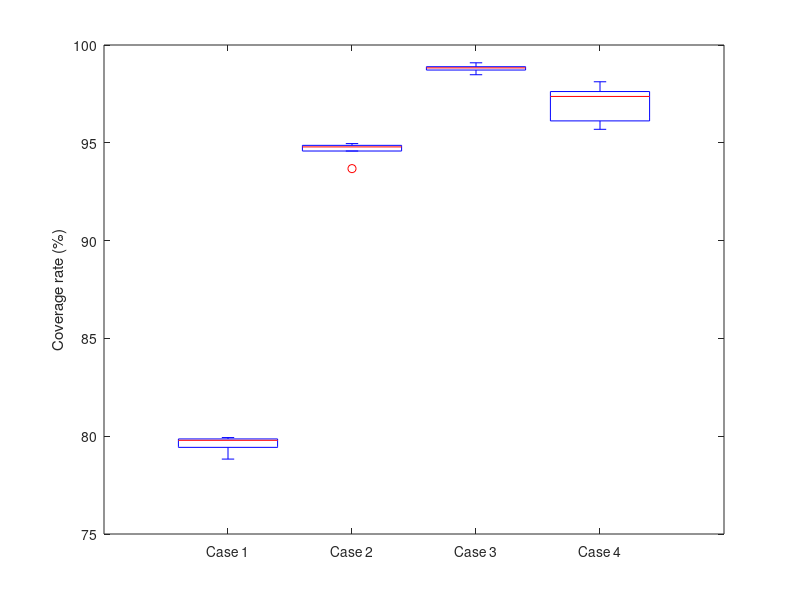

This figure's MATLAB source:
% y.case1 is case 1
% y.case2 is case 2
% y.case3 is case 3
% y.case4 is case 4
close all;
clear;
clc;

%% Initialization 
% x  = 1:5;
% % case1 result
% for i = 1:numel(x)
%    name = ['./area_coverage/case 1/case1_', num2str(i), '.mat']; 
%    load(name, 'BestCost', 'it');
%    y.case_1(1,i) = BestCost(it);
% end
% clear i name BestCost it;
% 
% % case2 result
% for i = 1:numel(x)
%    name = ['./area_coverage/case 2/case2_', num2str(i), '.mat']; 
%    load(name, 'BestCost', 'it');
%    y.case_2(1,i) = BestCost(it);
% end
% clear i name BestCost it;
% 
% % case3 result
% for i = 1:numel(x)
%    name = ['./area_coverage/case 3/case3_', num2str(i), '.mat']; 
%    load(name, 'BestCost', 'it');
%    y.case_3(1,i) = BestCost(it);
% end
% clear i name BestCost it;
% 
% % case4 result
% for i = 1:numel(x)
%    name = ['./area_coverage/case 4/case4_', num2str(i), '.mat']; 
%    load(name, 'BestCost', 'it');
%    y.case_4(1,i) = BestCost(it);
% end
% clear i name BestCost it;

%% Results illustration
load("./zResult matrixes/area.mat");

%%
% Boxplot
figure;

colors = ['y', 'r', 'c', 'b'];
boxplot([(y.case_1(1,:))' (y.case_2(1,:))' (y.case_3(1,:))' (y.case_4(1,:))']*100);
h = findobj(gca,'Tag','Box');
for j=1:length(h)
    patch(get(h(j),'XData'),get(h(j),'YData'),colors(j),'FaceAlpha',.5);
end
%name = [num2str(x(i)), ' nodes deployment'];
%title(name);
xticklabels({'Case 1','Case 2', 'Case 3', 'Case 4'});
ylabel('Coverage rate (%)')

